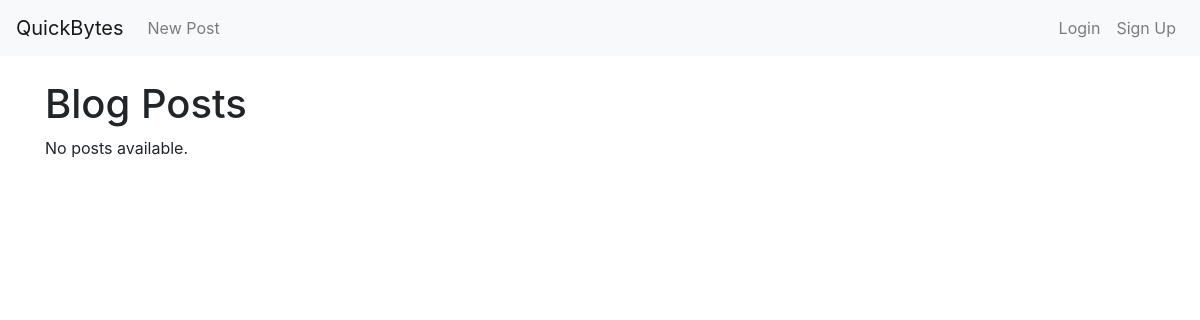
Before: / with the older database file.
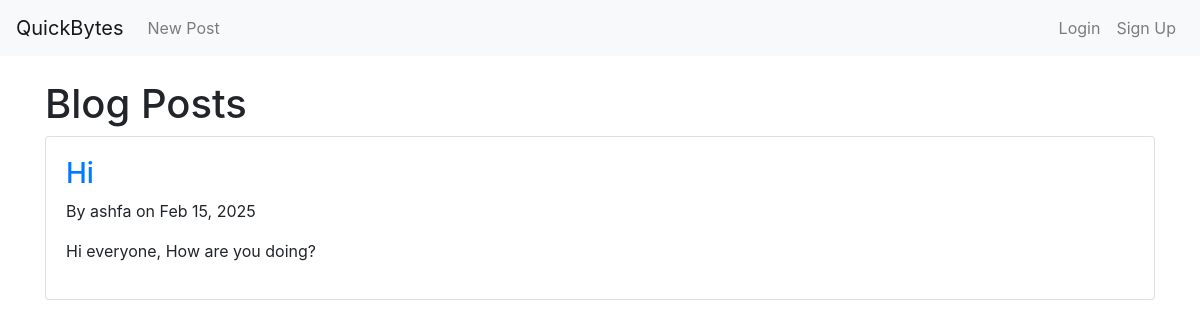
After: the same page with the newer database file.
### blog/models.py (models this page shows, shortened)
class Post(models.Model):
    title = models.CharField(max_length=200)
    slug = models.SlugField(unique=True)
    author = models.ForeignKey(User, on_delete=models.CASCADE)
    content = RichTextField()
    published_date = models.DateTimeField(auto_now_add=True)
    category = models.ForeignKey(Category, on_delete=models.SET_NULL, null=True, blank=True)

### blog/views.py (the view)
# urls.py: path('', PostListView.as_view(), name='post_list'),
class PostListView(ListView):
    model = Post
    template_name = 'blog/post_list.html'
    context_object_name = 'posts'
    ordering = ['-published_date']
    paginate_by = 5

### blog/templates/blog/post_list.html (shortened to what this page needs)
{% extends 'blog/base.html' %}
{% block content %}
<h1>Blog Posts</h1>
{% for post in posts %}
    <div class="card mb-3">
        <div class="card-body">
            <h3><a href="{% url 'post_detail' slug=post.slug %}">{{ post.title }}</a></h3>
            <p>By {{ post.author }} on {{ post.published_date|date:"M d, Y" }}</p>
            <p>{{ post.content|truncatewords:30|safe }}</p>
        </div>
    </div>
{% empty %}
    <p>No posts available.</p>
{% endfor %}
{% endblock %}

### blog/templates/blog/base.html (shortened to what this page needs)
<!DOCTYPE html>
<html>
<head>
    <link rel="stylesheet" href="https://stackpath.bootstrapcdn.com/bootstrap/4.5.0/css/bootstrap.min.css">
</head>
<body>
<nav class="navbar navbar-expand-lg navbar-light bg-light">
  <a class="navbar-brand" href="{% url 'post_list' %}">QuickBytes</a>
  <div class="collapse navbar-collapse">
    <ul class="navbar-nav mr-auto">
      <li class="nav-item"><a class="nav-link" href="{% url 'post_create' %}">New Post</a></li>
    </ul>
    <ul class="navbar-nav">
      {% if user.is_authenticated %}
      <li class="nav-item"><span class="navbar-text">Hello, {{ user.username }}</span></li>
      <li class="nav-item"><a class="nav-link" href="{% url 'logout' %}">Logout</a></li>
      {% else %}
      <li class="nav-item"><a class="nav-link" href="{% url 'login' %}">Login</a></li>
      <li class="nav-item"><a class="nav-link" href="{% url 'signup' %}">Sign Up</a></li>
      {% endif %}
    </ul>
  </div>
</nav>
<div class="container mt-4">
    {% block content %}
    {% endblock %}
</div>
</body>
</html>

Changed rows visible on the page:
added Post: title "Hi", author "ashfa", published_date "Feb 15, 2025", content "Hi everyone, How are you doing?"
Other visible differences:
text no longer shown: "No posts available."
